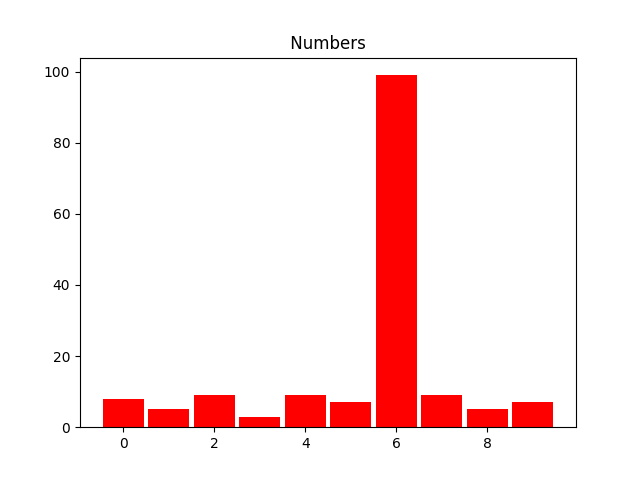

Python code for this plot:
#
# numbersbar.py: Read ten numbers give sum, min, max & mean
#
import numpy as np
import matplotlib.pyplot as plt
numarray = np.zeros(10)      # create an empty 10 element array

print('Enter ten numbers...')

for i in range(len(numarray)):
    print('Enter a number (', i, ')...')   
    numarray[i] = int(input())

print('Total is ', numarray.sum())
print('Minimum = ', numarray.min())
print('Maximum = ', numarray.max())
print('Mean = ', numarray.mean())


plt.title(" Numbers ")
plt.bar([0,1,2,3,4,5,6,7,8,9],numarray, 0.9, color = 'r')
plt.savefig('numbersbar.png')
plt.show()
